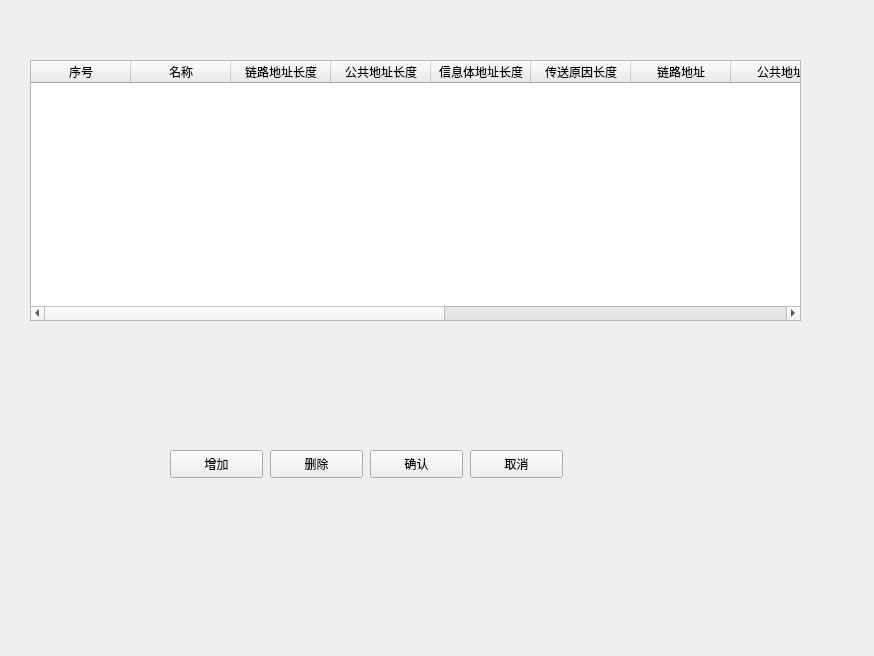
<?xml version="1.0" encoding="UTF-8"?>
<ui version="4.0">
 <class>CProtocolPara</class>
 <widget class="QWidget" name="CProtocolPara">
  <property name="geometry">
   <rect>
    <x>0</x>
    <y>0</y>
    <width>874</width>
    <height>656</height>
   </rect>
  </property>
  <property name="windowTitle">
   <string>CProtocolPara</string>
  </property>
  <widget class="QTableWidget" name="m_ProtocolTab">
   <property name="geometry">
    <rect>
     <x>30</x>
     <y>60</y>
     <width>771</width>
     <height>261</height>
    </rect>
   </property>
   <column>
    <property name="text">
     <string>序号</string>
    </property>
   </column>
   <column>
    <property name="text">
     <string>名称</string>
    </property>
   </column>
   <column>
    <property name="text">
     <string>链路地址长度</string>
    </property>
   </column>
   <column>
    <property name="text">
     <string>公共地址长度</string>
    </property>
   </column>
   <column>
    <property name="text">
     <string>信息体地址长度</string>
    </property>
   </column>
   <column>
    <property name="text">
     <string>传送原因长度</string>
    </property>
   </column>
   <column>
    <property name="text">
     <string>链路地址</string>
    </property>
   </column>
   <column>
    <property name="text">
     <string>公共地址</string>
    </property>
   </column>
   <column>
    <property name="text">
     <string>重发次数</string>
    </property>
   </column>
   <column>
    <property name="text">
     <string>T1</string>
    </property>
   </column>
   <column>
    <property name="text">
     <string>T2</string>
    </property>
   </column>
   <column>
    <property name="text">
     <string>T3</string>
    </property>
   </column>
   <column>
    <property name="text">
     <string>T4</string>
    </property>
   </column>
  </widget>
  <widget class="QPushButton" name="m_BtnDel">
   <property name="geometry">
    <rect>
     <x>270</x>
     <y>450</y>
     <width>93</width>
     <height>28</height>
    </rect>
   </property>
   <property name="text">
    <string>删除</string>
   </property>
  </widget>
  <widget class="QPushButton" name="m_BtnOk">
   <property name="geometry">
    <rect>
     <x>370</x>
     <y>450</y>
     <width>93</width>
     <height>28</height>
    </rect>
   </property>
   <property name="text">
    <string>确认</string>
   </property>
  </widget>
  <widget class="QPushButton" name="m_BtnCancel">
   <property name="geometry">
    <rect>
     <x>470</x>
     <y>450</y>
     <width>93</width>
     <height>28</height>
    </rect>
   </property>
   <property name="text">
    <string>取消</string>
   </property>
  </widget>
  <widget class="QPushButton" name="m_BtnAdd">
   <property name="geometry">
    <rect>
     <x>170</x>
     <y>450</y>
     <width>93</width>
     <height>28</height>
    </rect>
   </property>
   <property name="text">
    <string>增加</string>
   </property>
  </widget>
 </widget>
 <layoutdefault spacing="6" margin="11"/>
 <resources/>
 <connections/>
</ui>
